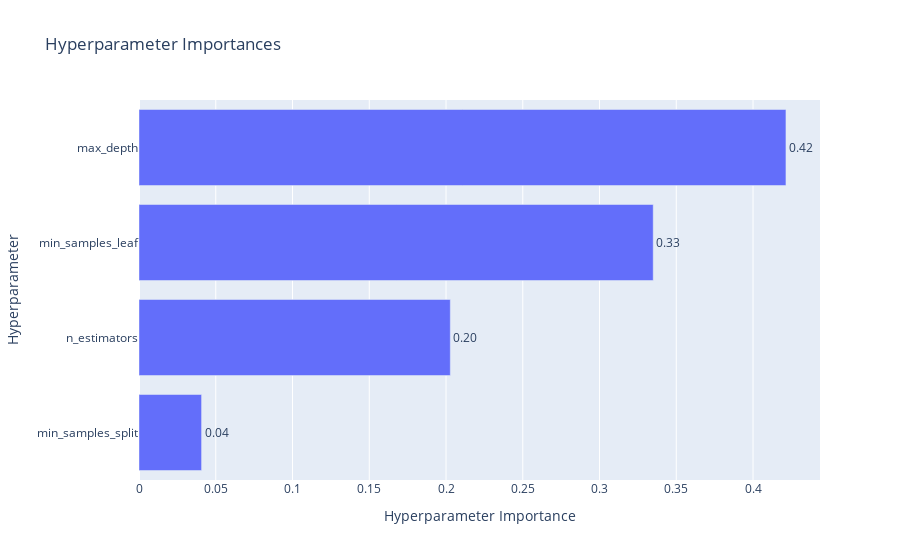

Here is the notebook cell this chart was saved with:
### Code cell
optuna.visualization.plot_param_importances(study_rf)

### Figure 1 — Plotly figure (JSON) as saved in the notebook; plotly's stock layout.template omitted (floating-point values rounded to 4 significant figures)
{"data": [{"cliponaxis": false, "hovertemplate": ["min_samples_split (IntDistribution): 0.04076743820599472<extra></extra>", "n_estimators (IntDistribution): 0.20280662656335222<extra></extra>", "min_samples_leaf (IntDistribution): 0.33498208197154733<extra></extra>", "max_depth (IntDistribution): 0.4214438532591059<extra></extra>"], "name": "Objective Value", "orientation": "h", "text": ["0.04", "0.20", "0.33", "0.42"], "textposition": "outside", "type": "bar", "x": [0.04077, 0.2028, 0.335, 0.4214], "y": ["min_samples_split", "n_estimators", "min_samples_leaf", "max_depth"]}], "layout": {"title": {"text": "Hyperparameter Importances"}, "xaxis": {"title": {"text": "Hyperparameter Importance"}}, "yaxis": {"title": {"text": "Hyperparameter"}}}}
